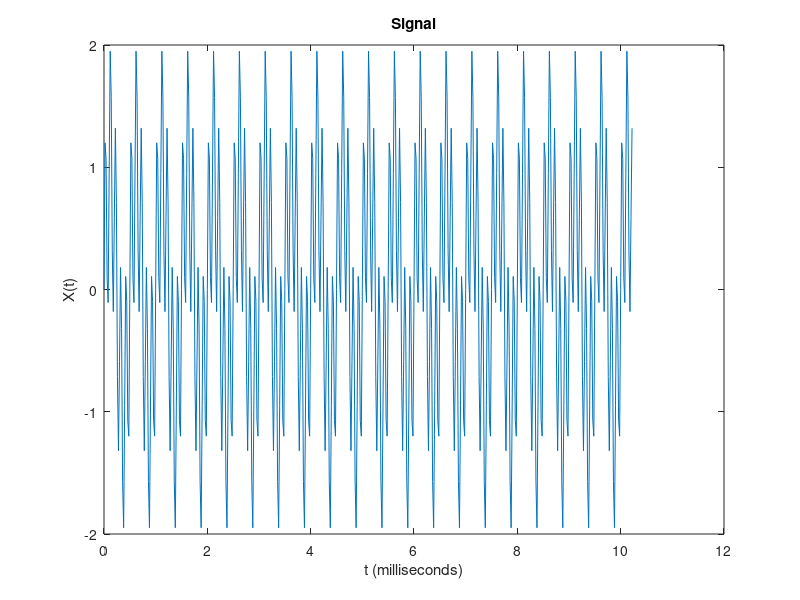
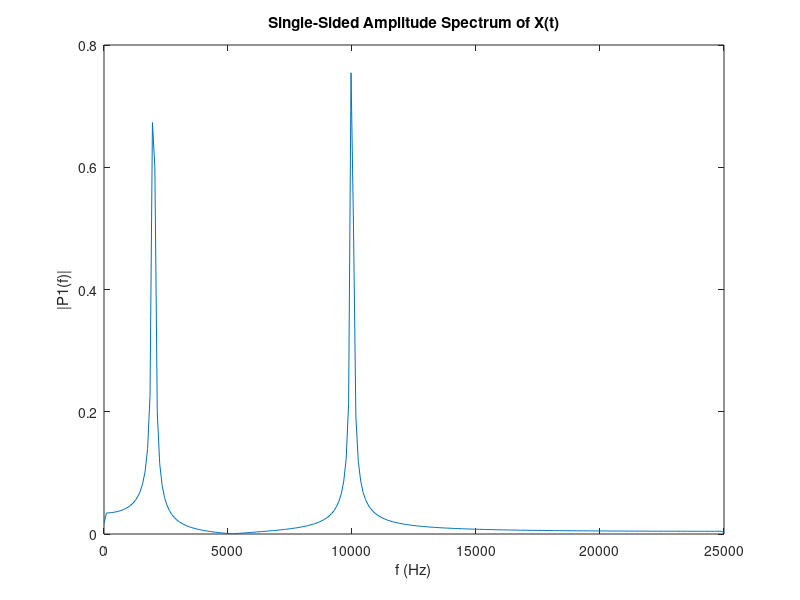

Source code (MATLAB) for these figures, in order: (Note: this script raises an error after producing the figures.)
%%
%%  Make signal for filtering
%%

Fs = 50e3;              % Sampling frequency (1MHz)
T = 1/Fs;               % Sampling period
L = 512;               % Length of signal
t = (0:L-1)*T;          % Time vector

Fs1 = 2000;             % 2kHz
Fs2 = 10000;            % 10kHz

tic

X = sin(2*pi*Fs1*t) + sin(2*pi*Fs2*t);

figure(1);
plot(t.*1000,X);
title('Signal');
xlabel('t (milliseconds)');
ylabel('X(t)');

Y = fft(X);

P2 = abs(Y/L);
P1 = P2(1:L/2+1);
P1(2:end-1) = 2*P1(2:end-1);

f = Fs*(0:(L/2))/L;

figure(2);
plot(f,P1);
title('Single-Sided Amplitude Spectrum of X(t)');
xlabel('f (Hz)');
ylabel('|P1(f)|');

%%
%% Make filter (LP)
%%

N   = 120;
Fs  = 50e3;
Fp  = 8e3;
Ap  = 0.01;
Ast = 80;

Rp  = (10^(Ap/20) - 1)/(10^(Ap/20) + 1);
Rst = 10^(-Ast/20);

NUM = firceqrip(N,Fp/(Fs/2),[Rp Rst],'passedge');
fvtool(NUM,'Fs',Fs);

% filter signal using FILTER function provided by MATLAB

timeVal1 = toc;
Z = filter(NUM, 1, X);
timeVal2 = toc;

disp(['Filter function MATLAB:', num2str(timeVal2-timeVal1)]);        % print time for using embedded MATLAB function
%for filtering

figure(4);
plot(t.*1000,Z);
title('Filtered Signal');
xlabel('t (milliseconds)');
ylabel('Z(t)');

Y = fft(Z);

P2 = abs(Y/L);
P1 = P2(1:L/2+1);
P1(2:end-1) = 2*P1(2:end-1);

f = Fs*(0:(L/2))/L;

figure(5);
plot(f,P1);
title('Single-Sided Amplitude Spectrum of Z(t)');
xlabel('f (Hz)');
ylabel('|P1(f)|');

% filter signal using FFT of signal and filter coefficients

N = length(X) + length(NUM) - 1;
timeVal1 = toc;
Y = fft(X,N);
F = fft(NUM,N);
Z = Y.*F;
z = ifft(Z);
timeVal2 = toc;

disp(['FFT filtering MATLAB:', num2str(timeVal2-timeVal1)]);        % print time for using FFT filtering

P2 = abs(Z/L);
P1 = P2(1:L/2+1);
P1(2:end-1) = 2*P1(2:end-1);

f = Fs*(0:(L/2))/L;

figure(6);
plot(f,P1);
title('Single-Sided Amplitude Spectrum of Z(t) (fft)');
xlabel('f (Hz)');
ylabel('|P1(f)|');

figure(7);
plot(t.*1000, z(1:length(t)));
title('Signal after fft filtering');
xlabel('t (milliseconds)');
ylabel('z(t)');

samples_file = fopen('samples_float.bin','wb');
X_Single = single(X);
%nbytes = fprintf(samples_file, '%f\n', single(X));
fwrite(samples_file, single(X), 'single');
fclose(samples_file);

filter_file = fopen('filterNorm_float.bin','wb');
NUM_Single = single(NUM);
%nbytes = fprintf(samples_file, '%f\n', single(NUM));
fwrite(filter_file, single(NUM), 'single');
fclose(filter_file);
